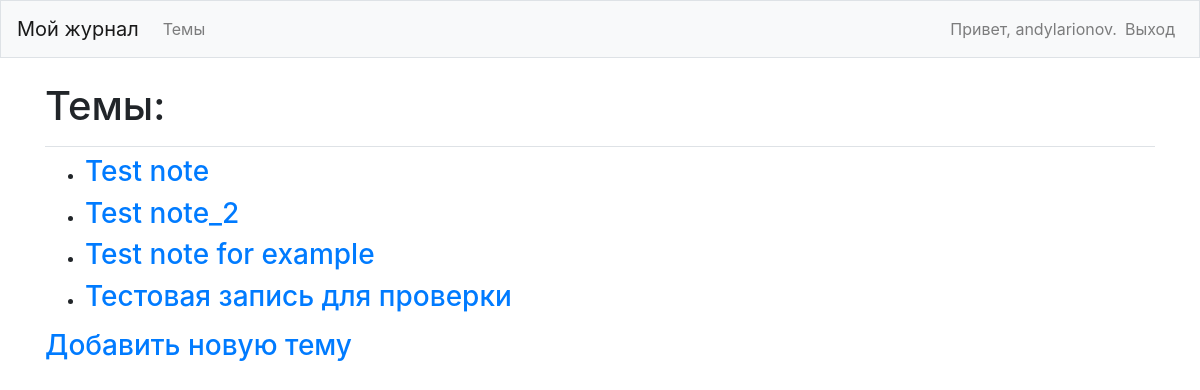
The app's page /topics/ (signed in), older data.
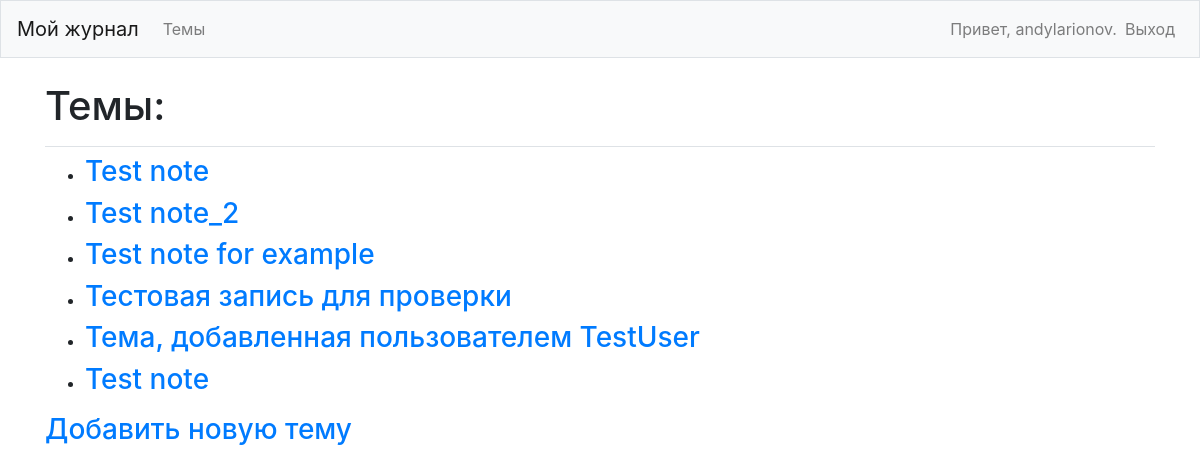
The same page, newer data.
### my_journal_p/models.py (models this page shows)
class Topic(models.Model):
    text = models.CharField(max_length=200)
    date_added = models.DateTimeField(auto_now_add=True)
    owner = models.ForeignKey(User, on_delete=models.CASCADE)
    def __str__(self):
        return self.text

### my_journal_p/views.py (the view)
# urls.py: path('topics/', views.topics, name='topics'),
@login_required()
def topics(request):
    topics = Topic.objects.filter(owner=request.user).order_by('date_added')
    context = {"topics": topics}
    return render(request, 'my_journal_p/topics.html', context)

### my_journal_p/templates/my_journal_p/topics.html (shortened to what this page needs)
<!DOCTYPE html>
<html lang="en">
<head>
</head>
<body>
{% extends "my_journal_p/base.html" %}
{% block page_header %}
  <h1>Темы:</h1>
{% endblock page_header %}
{%block content%}
  <ul>
      {% for topic in topics %}
        <li><h3>
          <a href="{% url 'my_journal_p:topic' topic.id %}">{{topic}}</a>
        </h3></li>
      {% empty %}
        <li><h3>Отсутствуют темы для просмотраt</h3></li>
      {% endfor %}
  </ul>
  <h3><a href="{% url 'my_journal_p:new_topic' %}">Добавить новую тему</a></h3>
{% endblock content %}

Row changes from the older to the newer data that the page shows:
added Topic: text "Тема, добавленная пользователем TestUser"
added Topic: text "Test note"
